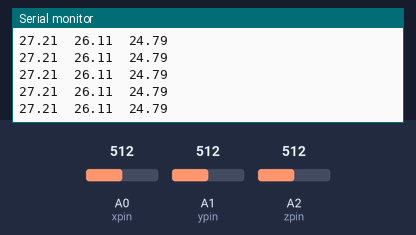
Bench run of a sketch on a simulated Arduino Uno, built with avr-gcc and run on an emulated ATmega328P. Shown: the last lines printed to the serial monitor. Inputs (shaded band) come from the test bench; at power-on: A1 (ypin) = 512, A0 (xpin) = 512, A2 (zpin) = 512.

Above: at 8.7 s.
8.8 s: A1 (ypin) set to 415
At 8.85 s:
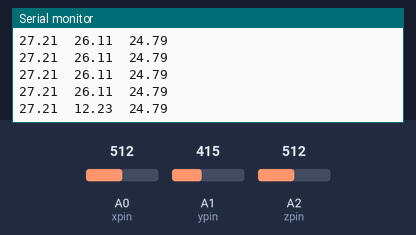
10.3 s: A1 (ypin) set to 381
At 10.38 s:
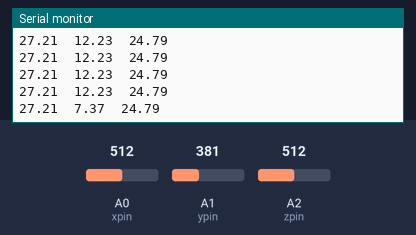
Timing chart, 0 to 12.8 s (numbered marks = the images above; inputs shaded):
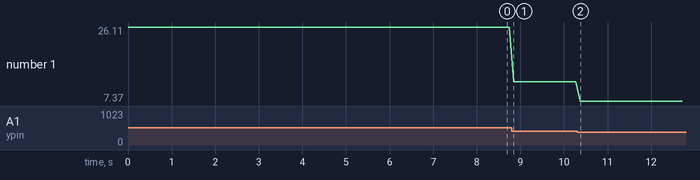

Measured:
- after the input at 8.8 s, the serial monitor: prints a new line after 0.05 s (image 1)
- after the input at 10.3 s, the serial monitor: prints a new line after 0.07 s (image 2)
- plotted number 1: 26.11 → 12.23 after the input at 8.8 s, 12.23 → 7.37 after the input at 10.3 s

The sketch:

gyro.ino
```cpp
/*
Code adapted from https://forum.arduino.cc/t/how-to-use-the-adxl355-or-gy-61-accelrometer/331047

ADXL335
note:vcc-->5v ,but ADXL335 Vs is 3.3V
The circuit:
      5V: VCC
analog 1: x-axis
analog 2: y-axis
analog 3: z-axis
*/
const int xpin = 14;                  // x-axis of the accelerometer
const int ypin = 15;                  // y-axis
const int zpin = 16;                  // z-axis (only on 3-axis models)
void setup()
{
 // initialize the serial communications:
 Serial.begin(9600);
}
void loop()
{
 int x = analogRead(xpin);  //read from xpin

 int y = analogRead(ypin);  //read from ypin

 int z = analogRead(zpin);  //read from zpin

float zero_G = 512.0; //ADC is 0~1023  the zero g output equal to Vs/2
                      //ADXL335 power supply by Vs 3.3V
float scale = 102.3;  //ADXL335330 Sensitivity is 330mv/g
                       //330 * 1024/3.3/1000

/*Serial.print(x);
Serial.print("\t");
Serial.print(y);
Serial.print("\t");
Serial.print(z);
Serial.print("\n");*/
Serial.print(((float)x - 331.5)/65*9.8);  //print x value on serial monitor
Serial.print("\t");
Serial.print(((float)y - 329.5)/68.5*9.8);  //print y value on serial monitor
Serial.print("\t");
Serial.print(((float)z - 340)/68*9.8);  //print z value on serial monitor
Serial.print("\n");
delay(100);
}
```
